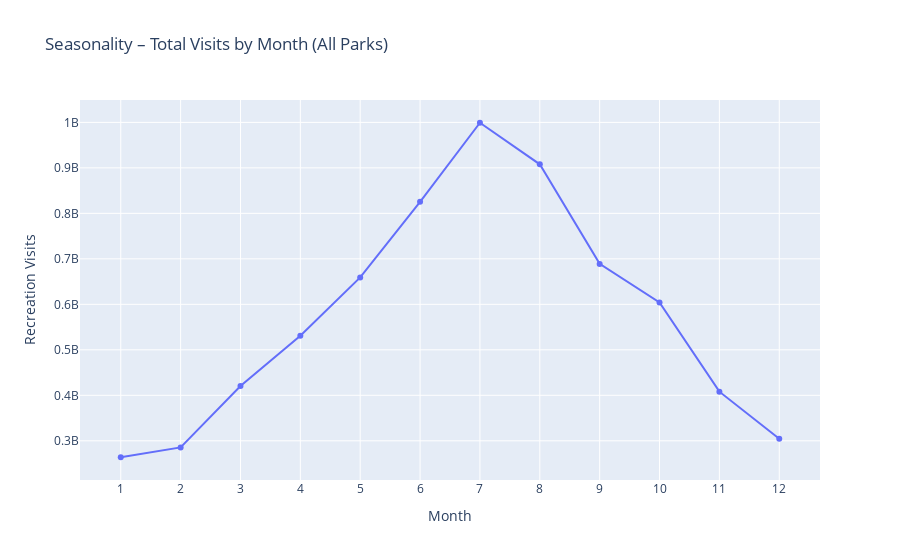

Write notebook code for a chart like this one.
### Code cell
# Seasonality (all parks combined)
monthly = df.groupby("Month", as_index=False)["Recreation Visits"].sum().sort_values("Month")

fig = px.line(
    monthly, x="Month", y="Recreation Visits",
    title="Seasonality – Total Visits by Month (All Parks)",
    markers=True
)
fig.update_xaxes(dtick=1)
fig.show()

### Figure 1 — Plotly figure (JSON) as saved in the notebook; plotly's stock layout.template omitted (floating-point values rounded to 4 significant figures)
{"data": [{"hovertemplate": "Month=%{x}<br>Recreation Visits=%{y}<extra></extra>", "legendgroup": "", "line": {"color": "#636efa", "dash": "solid"}, "marker": {"symbol": "circle"}, "mode": "lines+markers", "name": "", "orientation": "v", "showlegend": false, "type": "scatter", "x": [1, 2, 3, 4, 5, 6, 7, 8, 9, 10, 11, 12], "xaxis": "x", "y": [263811736, 285475524, 420332522, 530865286, 659172418, 825409328, 999186381, 907829845, 688895839, 604026430, 407983804, 304402013], "yaxis": "y"}], "layout": {"legend": {"tracegroupgap": 0}, "title": {"text": "Seasonality – Total Visits by Month (All Parks)"}, "xaxis": {"anchor": "y", "domain": [0, 1], "dtick": 1, "title": {"text": "Month"}}, "yaxis": {"anchor": "x", "domain": [0, 1], "title": {"text": "Recreation Visits"}}}}
